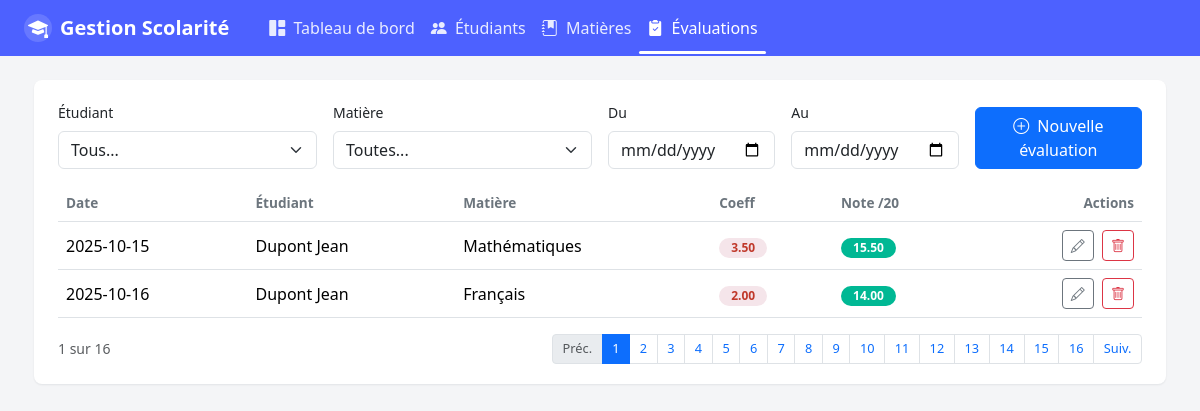
Screenshot of /index.php?action=Evaluation with the database file from the repository.
### tables this page shows
CREATE TABLE EVALUER (
  NEtudiant INT NOT NULL,
  CodeMat INT NOT NULL,
  Date DATE NOT NULL,
  Note DECIMAL(4,2) NOT NULL CHECK (Note >= 0 AND Note <= 20),
  PRIMARY KEY (NEtudiant, CodeMat, Date),
  FOREIGN KEY (NEtudiant) REFERENCES ETUDIANT(NEtudiant) ON DELETE CASCADE,
  FOREIGN KEY (CodeMat) REFERENCES MATIERE(CodeMat) ON DELETE CASCADE
);

CREATE TABLE MATIERE (
  CodeMat INT PRIMARY KEY AUTO_INCREMENT,
  LibelleMat VARCHAR(150) NOT NULL,
  CoeffMat DECIMAL(4,2) NOT NULL CHECK (CoeffMat > 0)
);

### controlleurs/evaluationControlleur.php (called while the page is built, shortened)
<?php
require_once "./models/evaluationModel.php";
class EvaluationControlleur{
  public static function lister(){
    $NEtudiant = $_GET['Etudiant'] ?? null;
    $CodeMat = $_GET['Matiere'] ?? null;
    $datedebut = $_GET['datedebut'] ?? null;
    $datefin = $_GET['datefin'] ?? null;
    $pageCourante = isset($_GET['page']) ? (int)$_GET['page'] : 1;
    $parPage = 2;
    if($NEtudiant || $CodeMat || $datedebut || $datefin){
      $offset = ($pageCourante - 1) * $parPage;
      [$data, $etudiants, $matieres, $totalElements] = EvaluationModel::lister($NEtudiant, $CodeMat, $datedebut, $datefin, $offset, $parPage);
      $totalPages = ceil($totalElements / $parPage);
      $pageCourante = max(1, min($totalPages, $pageCourante));
    }else{
      $offset = ($pageCourante - 1) * $parPage;
      [$data, $etudiants, $matieres, $totalElements] = EvaluationModel::lister($NEtudiant, $CodeMat, $datedebut, $datefin, $offset, $parPage);
      $totalPages = ceil($totalElements / $parPage);
      $pageCourante = max(1, min($totalPages, $pageCourante));
    }
    include "./vues/Evaluations/index.php";
  }
}

### models/evaluationModel.php (called while the page is built, shortened)
<?php
class EvaluationModel{
  public static function lister($NEtudiant="", $CodeMat="", $datedebut="", $datefin="", $offset = 0, $limit = 10){
    $conn = Gestionscolarite::connect();
    $requete =
    "SELECT e.NEtudiant,
    m.CodeMat,
    ev.Date,
    CONCAT(e.NOM, ' ', e.Prenom) as NomComplet,
    m.LibelleMat,
    m.CoeffMat,
    ev.Note
    FROM etudiant e
    JOIN evaluer ev
    ON e.NEtudiant = ev.NEtudiant
    JOIN matiere m
    ON m.CodeMat = ev.CodeMat
    WHERE 1=1";
    $requete2 = "SELECT COUNT(*)
    FROM evaluer ev
    JOIN etudiant e
    ON e.NEtudiant = ev.NEtudiant
    JOIN matiere m
    ON m.CodeMat = ev.CodeMat
    WHERE 1 = 1";
    $params = [];
    $requete .= " LIMIT $offset, $limit";
    try{
      $stmt = $conn->prepare($requete);
      $stmt->execute($params);
      $stmt2 = $conn->prepare($requete2);
      $stmt2->execute($params);
      return [
        $stmt->fetchAll(),
        $conn->query("SELECT * FROM etudiant")->fetchAll(),
        $conn->query("SELECT * FROM matiere")->fetchAll(),
        $stmt2->fetchColumn()
      ];
    }catch(PDOException $e){
      echo "SQL ERROR : " . $e->getMessage();
      return [[],[],[],""];
    }
  }
}

### vues/Evaluations/Liste.php (shortened to what this page needs)
<div class="table-responsive">
            <table class="table align-middle mb-2">
              <thead>
                <tr>
                  <th>Date</th>
                  <th>Étudiant</th>
                  <th>Matière</th>
                  <th>Coeff</th>
                  <th>Note /20</th>
                  <th class="text-end">Actions</th>
                </tr>
              </thead>
              <tbody>
                <?php foreach($data as $value): ?>
                <tr>
                  <td><?= htmlspecialchars($value['Date']) ?></td>
                  <td><?= htmlspecialchars($value['NomComplet']) ?></td>
                  <td><?= htmlspecialchars($value['LibelleMat']) ?></td>
                  <td>
                    <span class="badge badge-pill badge-coeff">
                    <?= htmlspecialchars($value['CoeffMat']) ?>
                    </span>
                  </td>
                  <td>
                    <span class="badge badge-pill badge-avg-good">
                      <?= htmlspecialchars($value['Note']) ?>
                    </span>
                  </td>
                  <td class="text-end actions">
                    <button class="btn btn-sm btn-outline-secondary me-1 btn-modifier"
                      data-bs-toggle="modal"
                      data-bs-target="#modifier-modal"
                      data-netudiant="<?=htmlspecialchars($value['NEtudiant'])?>"
                      data-codemat="<?=htmlspecialchars($value['CodeMat'])?>"
                      data-date="<?= htmlspecialchars($value['Date']) ?>"
                      data-nomcomplet="<?= htmlspecialchars($value['NomComplet']) ?>"
                      data-matiere="<?= htmlspecialchars($value['LibelleMat']) ?>"
                      data-coeff="<?= htmlspecialchars($value['CoeffMat']) ?>"
                      data-note="<?= htmlspecialchars($value['Note']) ?>">
                      <i class="bi bi-pencil"></i>
                    </button>
                  <form
                    method="post"
                    action="index.php?action=SupprimerEvaluation"
                    style="display:inline;">
                    <button type="submit" class="btn btn-sm btn-outline-danger" onclick="return confirm('Voulez-vous vraiment supprimer cet étudiant ?')">
                      <i class="bi bi-trash"></i>
                    </button>
                  </td>
                </tr>
                <?php endforeach;?>
              </tbody>
            </table>
          </div>
          <div class="d-flex justify-content-between align-items-center mt-2">
            <small class="text-muted">
              <?=$pageCourante ?> sur <?=$totalPages?>
            </small>
            <nav>
              <ul class="pagination pagination-sm mb-0">
                <li class="page-item <?= ($pageCourante <= 1) ? 'disabled' : '' ?>">
                  <a class="page-link" href="index.php?action=Evaluation&page=<?= $pageCourante - 1 ?>">
                    Préc.
                </a>
                </li>
                <?php for ($i = 1; $i <= $totalPages; $i++): ?>
                <li class="page-item <?= ($i == $pageCourante) ? 'active' : '' ?>">
                  <a class="page-link" href="index.php?action=Evaluation&page=<?= $i ?>">
                    <?= $i ?>
                </a>
                </li>
                <?php endfor; ?>
                <li class="page-item <?= ($pageCourante >= $totalPages) ? 'disabled' : '' ?>">
                  <a class="page-link" href="index.php?action=Evaluation&page=<?= $pageCourante + 1 ?>">
                    Suiv.
                  </a>
                </li>
              </ul>
            </nav>
          </div>

### assets/CSS/styles.css (style rules this page uses)
body { background-color: #f4f5f7; font-family: system-ui, -apple-system, "Segoe UI", Roboto, sans-serif; }
.badge-pill { border-radius: 999px; padding: .25rem .75rem; font-size: .75rem; font-weight: 600; }
.badge-coeff { background-color: #f5e5ea; color: #c0392b; }
.badge-avg-good { background-color: #00b894; color: #fff; }
.actions i { cursor: pointer; }
.table thead th { font-size: .85rem; color: #6c757d; text-transform: none; }
.pagination .page-link { padding: .25rem .6rem; font-size: .8rem; }

### rows the page displays
evaluer: Date "2025-10-15", NomComplet "Dupont Jean", CodeMat.LibelleMat "Mathématiques", CodeMat.CoeffMat "3.50", Note "15.50"
evaluer: Date "2025-10-16", NomComplet "Dupont Jean", CodeMat.LibelleMat "Français", CodeMat.CoeffMat "2.00", Note "14.00"

### other values shown
$pageCourante "1"
$totalPages "16"
